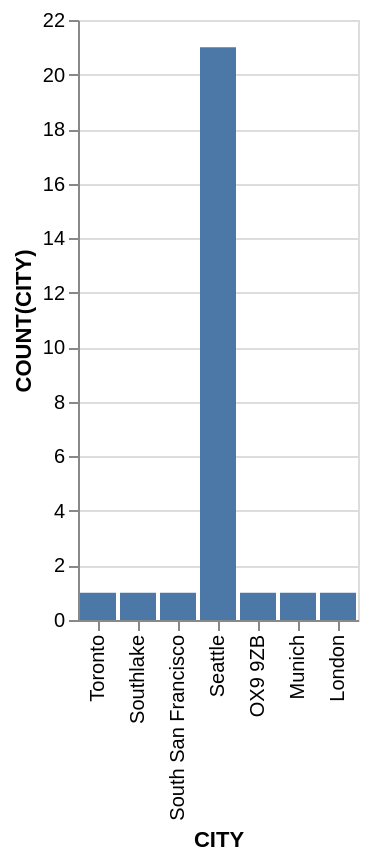

Source (Vega-Lite JSON):
### Vega-Lite specification from a JSON file in a GitHub repository (floating-point values rounded to 4 significant figures)
{"data": {"values": [{"x_data": "Toronto", "y_data": 1}, {"x_data": "Southlake", "y_data": 1}, {"x_data": "South San Francisco", "y_data": 1}, {"x_data": "Seattle", "y_data": 21}, {"x_data": "OX9 9ZB", "y_data": 1}, {"x_data": "Munich", "y_data": 1}, {"x_data": "London", "y_data": 1}]}, "mark": "bar", "encoding": {"x": {"field": "x_data", "type": "nominal", "title": "CITY", "sort": "descending"}, "y": {"field": "y_data", "type": "quantitative", "title": "COUNT(CITY)"}}}
